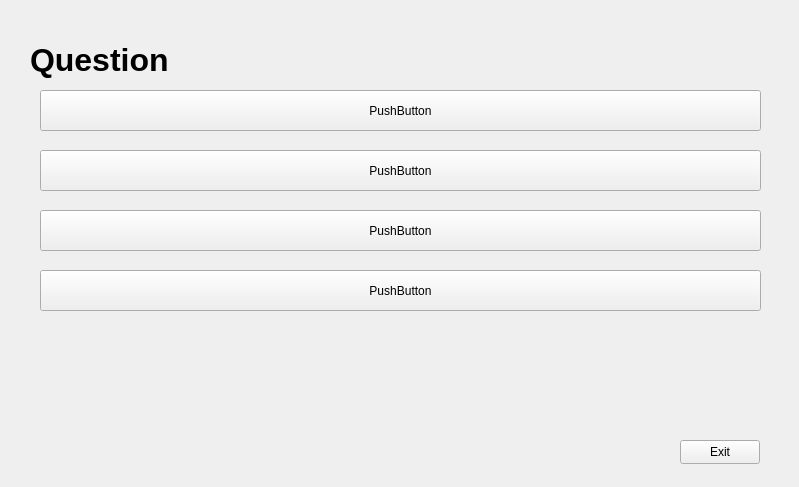
<?xml version="1.0" encoding="UTF-8"?>
<ui version="4.0">
 <class>DialogQuestion</class>
 <widget class="QWidget" name="DialogQuestion">
  <property name="geometry">
   <rect>
    <x>0</x>
    <y>0</y>
    <width>799</width>
    <height>487</height>
   </rect>
  </property>
  <property name="windowTitle">
   <string>Form</string>
  </property>
  <widget class="QLabel" name="QuestionLabel">
   <property name="geometry">
    <rect>
     <x>30</x>
     <y>40</y>
     <width>681</width>
     <height>41</height>
    </rect>
   </property>
   <property name="font">
    <font>
     <pointsize>18</pointsize>
    </font>
   </property>
   <property name="styleSheet">
    <string notr="true">QLabel { color:white}</string>
   </property>
   <property name="text">
    <string>&lt;html&gt;&lt;head/&gt;&lt;body&gt;&lt;p&gt;&lt;span style=&quot; font-size:24pt; font-weight:600; color:#000000;&quot;&gt;Question&lt;/span&gt;&lt;/p&gt;&lt;/body&gt;&lt;/html&gt;</string>
   </property>
  </widget>
  <widget class="QPushButton" name="Exit">
   <property name="geometry">
    <rect>
     <x>680</x>
     <y>440</y>
     <width>80</width>
     <height>24</height>
    </rect>
   </property>
   <property name="text">
    <string>Exit</string>
   </property>
  </widget>
  <widget class="QLabel" name="ErrorLabel">
   <property name="geometry">
    <rect>
     <x>20</x>
     <y>450</y>
     <width>381</width>
     <height>41</height>
    </rect>
   </property>
   <property name="text">
    <string>&lt;html&gt;&lt;head/&gt;&lt;body&gt;&lt;p&gt;&lt;br/&gt;&lt;/p&gt;&lt;/body&gt;&lt;/html&gt;</string>
   </property>
  </widget>
  <widget class="QLabel" name="Stats">
   <property name="geometry">
    <rect>
     <x>620</x>
     <y>330</y>
     <width>151</width>
     <height>71</height>
    </rect>
   </property>
   <property name="font">
    <font>
     <pointsize>16</pointsize>
    </font>
   </property>
   <property name="text">
    <string/>
   </property>
  </widget>
  <widget class="QLabel" name="Timer_Label">
   <property name="geometry">
    <rect>
     <x>30</x>
     <y>420</y>
     <width>161</width>
     <height>41</height>
    </rect>
   </property>
   <property name="font">
    <font>
     <pointsize>18</pointsize>
    </font>
   </property>
   <property name="text">
    <string/>
   </property>
  </widget>
  <widget class="QPushButton" name="PushAns0">
   <property name="geometry">
    <rect>
     <x>40</x>
     <y>90</y>
     <width>721</width>
     <height>41</height>
    </rect>
   </property>
   <property name="font">
    <font>
     <kerning>false</kerning>
    </font>
   </property>
   <property name="toolTipDuration">
    <number>0</number>
   </property>
   <property name="autoFillBackground">
    <bool>true</bool>
   </property>
   <property name="text">
    <string>PushButton</string>
   </property>
   <property name="autoRepeatDelay">
    <number>5000</number>
   </property>
  </widget>
  <widget class="QPushButton" name="PushAns1">
   <property name="geometry">
    <rect>
     <x>40</x>
     <y>150</y>
     <width>721</width>
     <height>41</height>
    </rect>
   </property>
   <property name="font">
    <font>
     <kerning>false</kerning>
    </font>
   </property>
   <property name="text">
    <string>PushButton</string>
   </property>
   <property name="autoRepeatDelay">
    <number>5000</number>
   </property>
  </widget>
  <widget class="QPushButton" name="PushAns2">
   <property name="geometry">
    <rect>
     <x>40</x>
     <y>210</y>
     <width>721</width>
     <height>41</height>
    </rect>
   </property>
   <property name="palette">
    <palette>
     <active>
      <colorrole role="LinkVisited">
       <brush brushstyle="SolidPattern">
        <color alpha="255">
         <red>255</red>
         <green>251</green>
         <blue>0</blue>
        </color>
       </brush>
      </colorrole>
     </active>
     <inactive>
      <colorrole role="LinkVisited">
       <brush brushstyle="SolidPattern">
        <color alpha="255">
         <red>255</red>
         <green>251</green>
         <blue>0</blue>
        </color>
       </brush>
      </colorrole>
     </inactive>
     <disabled>
      <colorrole role="LinkVisited">
       <brush brushstyle="SolidPattern">
        <color alpha="255">
         <red>255</red>
         <green>251</green>
         <blue>0</blue>
        </color>
       </brush>
      </colorrole>
     </disabled>
    </palette>
   </property>
   <property name="font">
    <font>
     <kerning>false</kerning>
    </font>
   </property>
   <property name="text">
    <string>PushButton</string>
   </property>
   <property name="autoRepeatDelay">
    <number>5000</number>
   </property>
  </widget>
  <widget class="QPushButton" name="PushAns3">
   <property name="geometry">
    <rect>
     <x>40</x>
     <y>270</y>
     <width>721</width>
     <height>41</height>
    </rect>
   </property>
   <property name="text">
    <string>PushButton</string>
   </property>
   <property name="autoRepeatDelay">
    <number>5000</number>
   </property>
  </widget>
  <widget class="QLabel" name="Background_Label">
   <property name="geometry">
    <rect>
     <x>0</x>
     <y>5</y>
     <width>791</width>
     <height>481</height>
    </rect>
   </property>
   <property name="text">
    <string/>
   </property>
  </widget>
  <zorder>Background_Label</zorder>
  <zorder>QuestionLabel</zorder>
  <zorder>Exit</zorder>
  <zorder>ErrorLabel</zorder>
  <zorder>Stats</zorder>
  <zorder>Timer_Label</zorder>
  <zorder>PushAns0</zorder>
  <zorder>PushAns1</zorder>
  <zorder>PushAns2</zorder>
  <zorder>PushAns3</zorder>
 </widget>
 <resources/>
 <connections/>
</ui>
